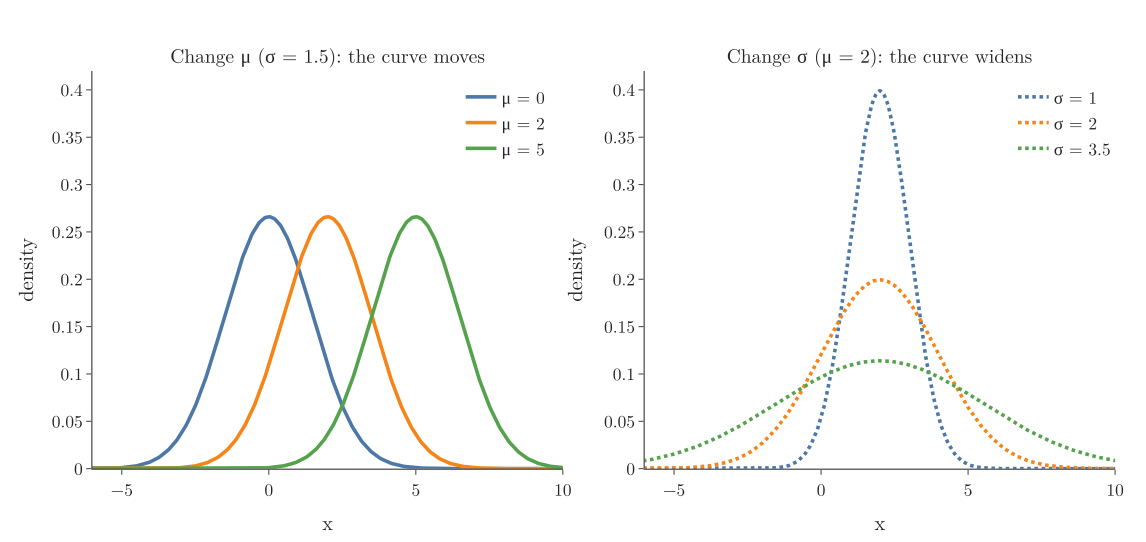

Recreate this plot in Python.
"""Parameters are tuning knobs: the mean moves the normal curve, the standard deviation widens it."""
from pathlib import Path
import numpy as np
import plotly.graph_objects as go
from plotly.subplots import make_subplots
from scipy import stats

here = Path(__file__).parent
x = np.linspace(-8, 12, 500)
fig = make_subplots(rows=1, cols=2, horizontal_spacing=0.08,
                    subplot_titles=["Change μ (σ = 1.5): the curve moves", "Change σ (μ = 2): the curve widens"])
for mu, c in [(0, "#4C78A8"), (2, "#F58518"), (5, "#54A24B")]:
    fig.add_scatter(x=x, y=stats.norm(mu, 1.5).pdf(x), mode="lines", line=dict(color=c, width=3.5),
                    name=f"μ = {mu}", legend="legend", row=1, col=1)
for s, c in [(1, "#4C78A8"), (2, "#F58518"), (3.5, "#54A24B")]:
    fig.add_scatter(x=x, y=stats.norm(2, s).pdf(x), mode="lines", line=dict(color=c, width=3.5, dash="dot"),
                    name=f"σ = {s}", legend="legend2", row=1, col=2)
fig.update_xaxes(title_text="x", range=[-6, 10])
fig.update_yaxes(title_text="density", range=[0, 0.42])
fig.update_annotations(font_size=19)
fig.update_layout(template="simple_white", width=1100, height=520,
                  legend=dict(x=0.36, y=0.98), legend2=dict(x=0.9, y=0.98),
                  font=dict(family="Latin Modern Roman", size=17), margin=dict(l=60, r=20, t=60, b=40))
fig.write_image(here / "parameters.png", scale=2)
fig.write_image(here / "parameters.pdf")
